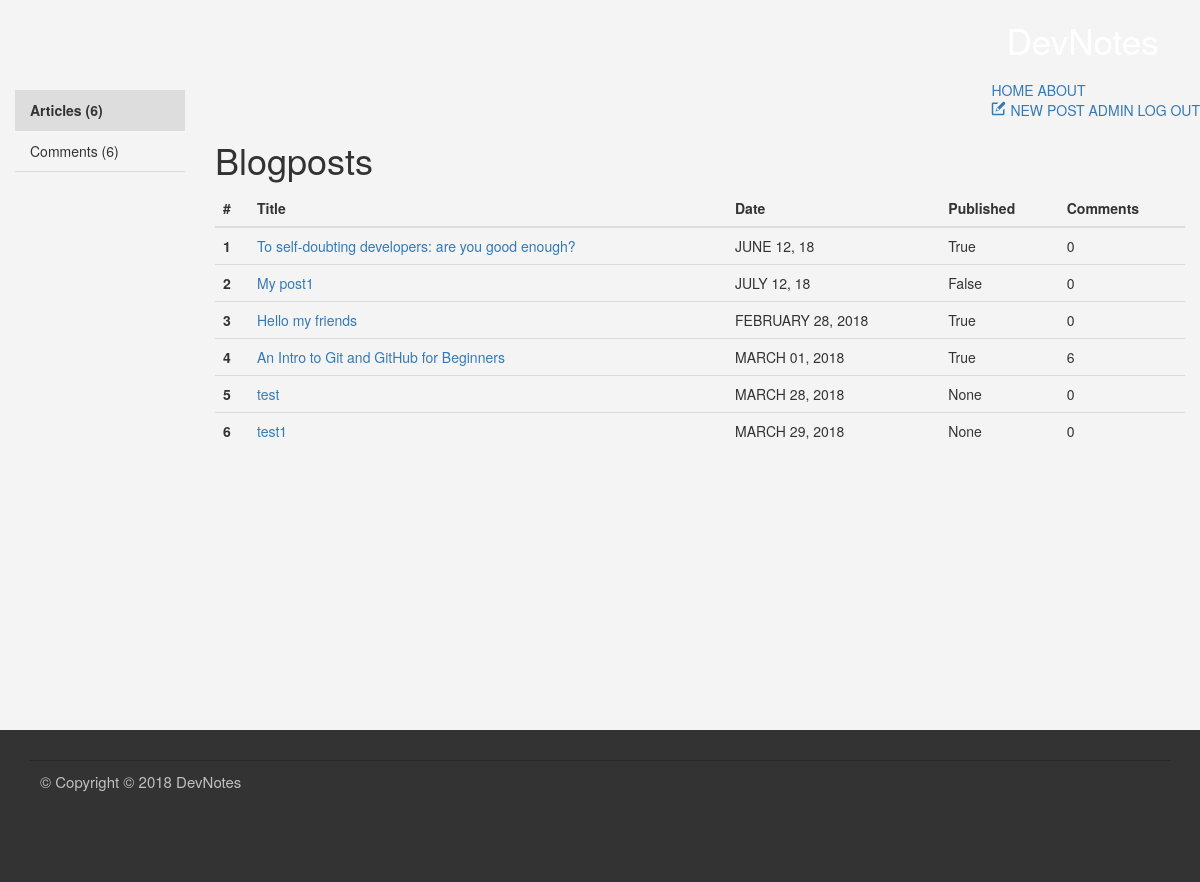
The page /admin/posts (signed in) on the database as committed earlier.
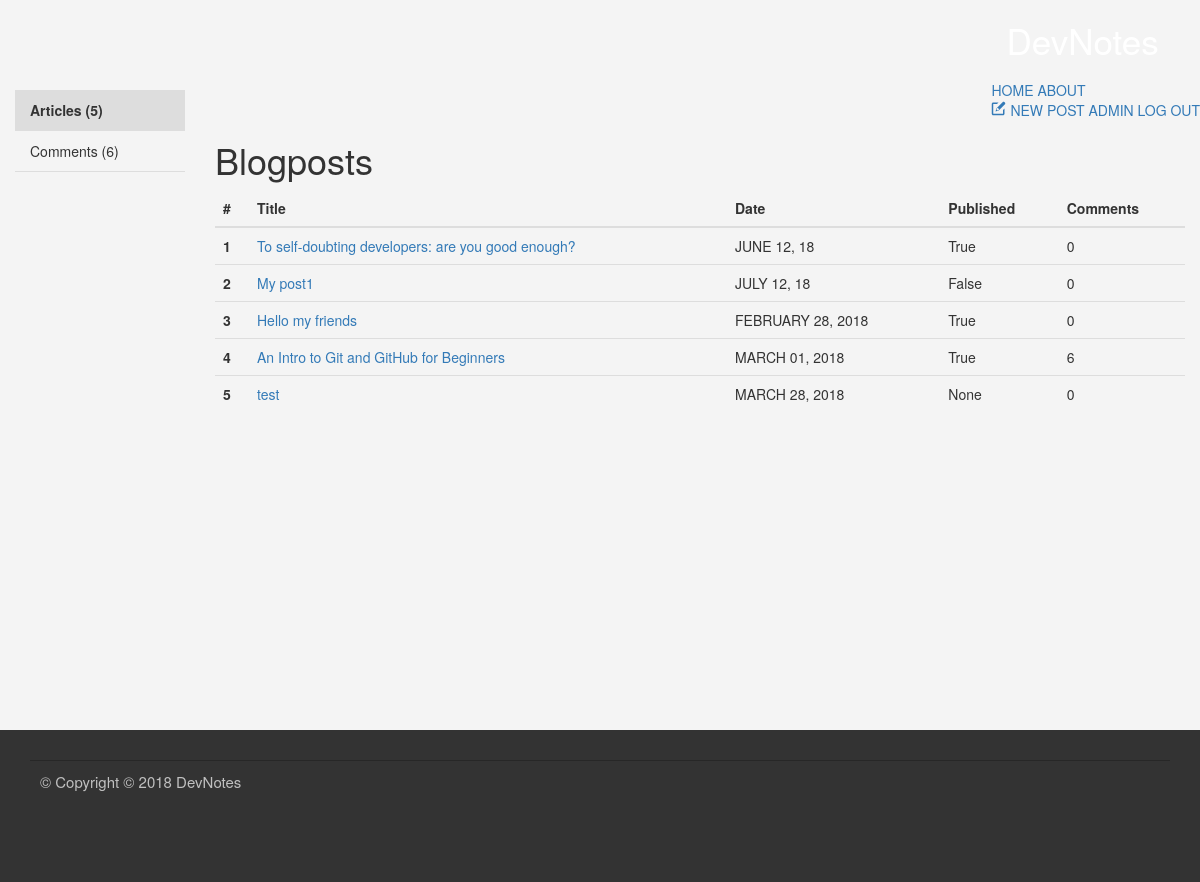
The same page on the database as committed later.
### my_blog/blueprints/blog/models.py (models this page shows, shortened)
class BlogPost(db.Model):
    id = db.Column(db.Integer, primary_key=True)
    _title = db.Column(db.String(128))
    date = db.Column(db.DateTime)
    content = db.Column(db.String)
    imagePath = db.Column(db.String)
    published = db.Column(db.Boolean)
    url = db.Column(db.String(128))
    _tags = db.relationship('Tag',
                            secondary=tags,
                            lazy='joined',
                            backref=db.backref('BlogPost',
                                               lazy='dynamic'))
    comments = db.relationship('Comment',
                               cascade="all,delete",
                               backref='blogpost',
                               lazy='dynamic')
    @staticmethod
    def get_all():
        return BlogPost.query.all()
    def formated_date(self):
        return "{0:%B %d, %Y}".format(self.date).upper()
    @property
    def title(self):
        return self._title
    @property
    def tags(self):
        return ",".join([tag.name for tag in self._tags])
    @tags.setter
    def tags(self, string):
        if string:
            self._tags = [Tag.get_or_create(tag)
                          for tag in string.split(',')]
        else:
            self._tags = []

### my_blog/blueprints/admin/views.py (the view)
@admin.route('/')
@admin.route('/posts')
@login_required
def blogposts_panel():
    return render_template('admin-posts_panel.html',
                           blogposts=BlogPost.get_all(),
                           comments=Comment.get_all(),
                           blogposts_qty=len(BlogPost.get_all()),
                           comments_qty=len(Comment.get_all()))

### my_blog/app.py (called while the page is built)
@login_manager.user_loader
def load_user(user_id):
    u = User.query.get(user_id)
    return u

### my_blog/blueprints/blog/models.py (called while the page is built)
    @staticmethod
    def get_all():
        return Comment.query.all()

### my_blog/blueprints/admin/templates/admin-posts_panel.html (shortened to what this page needs)
{% extends "base.html" %}
{% block header %}
  <div class="header--standard">
    <nav class="navbar" role="navigation">
      <a class="navbar__logo" href="{{url_for('main.index')}}">DevNotes</a>
      <div class="navbar-main">
        <a class="navbar-item" href="{{url_for('main.index')}}">HOME</a>
        <a class="navbar-item" href="#">ABOUT</a>
        {% if current_user.is_authenticated %}
          <div class="navbar-admin">
          <a class="navbar-item" href="{{url_for('blog.add')}}">
            <svg class="icon">
              <use xlink:href="{{ url_for('static', filename='img/sprite.svg#icon-new-message') | replace('%23', '#')}}"></use>
            </svg>
            NEW POST
          </a>
          <a class="navbar-item active" href="{{url_for('admin.blogposts_panel')}}">
            ADMIN
          </a>
          <a class="navbar-item" href="{{url_for('auth.logout')}}">LOG OUT</a>
          </div>
        {% endif %}
      </div>
    </nav>
  </div>
{% endblock %}
{% block content %}
<div class="col-md-2 admin-panel">
  <ul class="nav flex-column">
    <li class="nav-item active ">
      <a class="nav-link active " href="#">Articles ({{ blogposts_qty}})</a>
    </li>
    <li class="nav-item">
      <a class="nav-link" href="{{ url_for('admin.comments_panel') }}">Comments ({{ comments_qty }})</a>
    </li>
  </ul>
</div>
<div class="col-md-10">
  <h1>
    Blogposts
  </h1>
  {% if blogposts %}
    <table class="table">
      <thead>
        <tr>
          <th scope="col">#</th>
          <th scope="col">Title</th>
          <th scope="col">Date</th>
          <th scope="col">Published</th>
          <th scope="col">Comments</th>
        </tr>
      </thead>
      <tbody>
        {% for blogpost in blogposts %}
          <tr>
            <th scope="row">{{blogpost.id}}</th>
            <td><a href="{{url_for('blog.read', post_url=blogpost.url)}}">{{blogpost.title}}</a></td>
            <td>{{blogpost.formated_date()}}</td>
            <td>{{blogpost.published}}</td>
            <td>{{blogpost.comments.count()}}</td>
          </tr>
        {% endfor %}
      </tbody>
    </table>
  {% else %}
    <p>There is no posts yet.</p>
  {% endif %}
</div>
{% endblock %}

Rows that differ between the two databases and show on the page:
removed BlogPost: id "6", title "test1", formated_date "MARCH 29, 2018", published "None", comments.count "0"
Other text that changed with them:
{{ blogposts_qty }}: "6" → "5"
